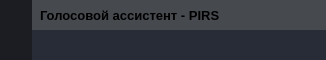
        <widget class="QFrame" name="frame_top">
         <property name="maximumSize">
          <size>
           <width>16777215</width>
           <height>60</height>
          </size>
         </property>
         <property name="styleSheet">
          <string notr="true">background-color: transparent;</string>
         </property>
         <property name="frameShape">
          <enum>QFrame::NoFrame</enum>
         </property>
         <property name="frameShadow">
          <enum>QFrame::Raised</enum>
         </property>
         <layout class="QHBoxLayout" name="horizontalLayout_3">
          <property name="spacing">
           <number>0</number>
          </property>
          <property name="leftMargin">
           <number>0</number>
          </property>
          <property name="topMargin">
           <number>0</number>
          </property>
          <property name="rightMargin">
           <number>0</number>
          </property>
          <property name="bottomMargin">
           <number>0</number>
          </property>
          <item>
           <widget class="QFrame" name="frame_toggle">
            <property name="maximumSize">
             <size>
              <width>70</width>
              <height>16777215</height>
             </size>
            </property>
            <property name="styleSheet">
             <string notr="true">background-color: rgb(27, 29, 35);</string>
            </property>
            <property name="frameShape">
             <enum>QFrame::NoFrame</enum>
            </property>
            <property name="frameShadow">
             <enum>QFrame::Raised</enum>
            </property>
            <layout class="QVBoxLayout" name="verticalLayout_3">
             <property name="spacing">
              <number>0</number>
             </property>
             <property name="leftMargin">
              <number>0</number>
             </property>
             <property name="topMargin">
              <number>0</number>
             </property>
             <property name="rightMargin">
              <number>0</number>
             </property>
             <property name="bottomMargin">
              <number>0</number>
             </property>
             <item>
              <widget class="QPushButton" name="btn_toggle_menu">
               <property name="sizePolicy">
                <sizepolicy hsizetype="Expanding" vsizetype="Expanding">
                 <horstretch>0</horstretch>
                 <verstretch>0</verstretch>
                </sizepolicy>
               </property>
               <property name="styleSheet">
                <string notr="true">QPushButton {
	background-image: url(:/24x24/icons/24x24/cil-menu.png);
	background-position: center;
	background-repeat: no-reperat;
	border: none;
	background-color: rgb(27, 29, 35);
}
QPushButton:hover {
	background-color: rgb(33, 37, 43);
}
QPushButton:pressed {	
	background-color: rgb(85, 170, 255);
}</string>
               </property>
               <property name="text">
                <string/>
               </property>
              </widget>
             </item>
            </layout>
           </widget>
          </item>
          <item>
           <widget class="QFrame" name="frame_top_right">
            <property name="styleSheet">
             <string notr="true">background: transparent;</string>
            </property>
            <property name="frameShape">
             <enum>QFrame::NoFrame</enum>
            </property>
            <property name="frameShadow">
             <enum>QFrame::Raised</enum>
            </property>
            <layout class="QVBoxLayout" name="verticalLayout_2">
             <property name="spacing">
              <number>0</number>
             </property>
             <property name="leftMargin">
              <number>0</number>
             </property>
             <property name="topMargin">
              <number>0</number>
             </property>
             <property name="rightMargin">
              <number>0</number>
             </property>
             <property name="bottomMargin">
              <number>0</number>
             </property>
             <item>
              <widget class="QFrame" name="frame_top_btns">
               <property name="maximumSize">
                <size>
                 <width>16777215</width>
                 <height>30</height>
                </size>
               </property>
               <property name="styleSheet">
                <string notr="true">background-color: rgba(33, 37, 43, 150);</string>
               </property>
               <property name="frameShape">
                <enum>QFrame::NoFrame</enum>
               </property>
               <property name="frameShadow">
                <enum>QFrame::Raised</enum>
               </property>
               <layout class="QHBoxLayout" name="horizontalLayout_4">
                <property name="spacing">
                 <number>0</number>
                </property>
                <property name="leftMargin">
                 <number>0</number>
                </property>
                <property name="topMargin">
                 <number>0</number>
                </property>
                <property name="rightMargin">
                 <number>0</number>
                </property>
                <property name="bottomMargin">
                 <number>0</number>
                </property>
                <item>
                 <widget class="QFrame" name="frame_label_top_btns">
                  <property name="frameShape">
                   <enum>QFrame::NoFrame</enum>
                  </property>
                  <property name="frameShadow">
                   <enum>QFrame::Raised</enum>
                  </property>
                  <layout class="QHBoxLayout" name="horizontalLayout_10">
                   <property name="spacing">
                    <number>0</number>
                   </property>
                   <property name="leftMargin">
                    <number>8</number>
                   </property>
                   <property name="topMargin">
                    <number>0</number>
                   </property>
                   <property name="rightMargin">
                    <number>10</number>
                   </property>
                   <property name="bottomMargin">
                    <number>0</number>
                   </property>
                   <item>
                    <widget class="QLabel" name="label_title_bar_top">
                     <property name="font">
                      <font>
                       <family>Segoe UI</family>
                       <pointsize>10</pointsize>
                       <weight>75</weight>
                       <bold>true</bold>
                      </font>
                     </property>
                     <property name="styleSheet">
                      <string notr="true">background: transparent;</string>
                     </property>
                     <property name="text">
                      <string>Голосовой ассистент - PIRS</string>
                     </property>
                    </widget>
                   </item>
                  </layout>
                 </widget>
                </item>
                <item>
                 <widget class="QFrame" name="frame_btns_right">
                  <property name="maximumSize">
                   <size>
                    <width>120</width>
                    <height>16777215</height>
                   </size>
                  </property>
                  <property name="frameShape">
                   <enum>QFrame::NoFrame</enum>
                  </property>
                  <property name="frameShadow">
                   <enum>QFrame::Raised</enum>
                  </property>
                  <layout class="QHBoxLayout" name="horizontalLayout_5">
                   <property name="spacing">
                    <number>0</number>
                   </property>
                   <property name="leftMargin">
                    <number>0</number>
                   </property>
                   <property name="topMargin">
                    <number>0</number>
                   </property>
                   <property name="rightMargin">
                    <number>0</number>
                   </property>
                   <property name="bottomMargin">
                    <number>0</number>
                   </property>
                   <item>
                    <widget class="QPushButton" name="btn_minimize">
                     <property name="sizePolicy">
                      <sizepolicy hsizetype="Minimum" vsizetype="Expanding">
                       <horstretch>0</horstretch>
                       <verstretch>0</verstretch>
                      </sizepolicy>
                     </property>
                     <property name="toolTip">
                      <string>Minimize</string>
                     </property>
                     <property name="styleSheet">
                      <string notr="true">QPushButton {	
	border: none;
	background-color: transparent;
}
QPushButton:hover {
	background-color: rgb(44, 49, 60)
}
QPushButton:pressed {	
	background-color: rgb(85, 170, 255);
}</string>
                     </property>
                     <property name="text">
                      <string/>
                     </property>
                     <property name="icon">
                      <iconset resource="files.qrc">
                       <normaloff>:/16x16/icons/16x16/cil-window-minimize.png</normaloff>:/16x16/icons/16x16/cil-window-minimize.png</iconset>
                     </property>
                    </widget>
                   </item>
                   <item>
                    <widget class="QPushButton" name="btn_maximize_restore">
                     <property name="sizePolicy">
                      <sizepolicy hsizetype="Minimum" vsizetype="Expanding">
                       <horstretch>0</horstretch>
                       <verstretch>0</verstretch>
                      </sizepolicy>
                     </property>
                     <property name="toolTip">
                      <string>Maximize</string>
                     </property>
                     <property name="styleSheet">
                      <string notr="true">QPushButton {	
	border: none;
	background-color: transparent;
}
QPushButton:hover {
	background-color: rgb(44, 49, 60)
}
QPushButton:pressed {	
	background-color: rgb(85, 170, 255);
}</string>
                     </property>
                     <property name="text">
                      <string/>
                     </property>
                     <property name="icon">
                      <iconset resource="files.qrc">
                       <normaloff>:/16x16/icons/16x16/cil-window-maximize.png</normaloff>:/16x16/icons/16x16/cil-window-maximize.png</iconset>
                     </property>
                    </widget>
                   </item>
                   <item>
                    <widget class="QPushButton" name="btn_close">
                     <property name="sizePolicy">
                      <sizepolicy hsizetype="Minimum" vsizetype="Expanding">
                       <horstretch>0</horstretch>
                       <verstretch>0</verstretch>
                      </sizepolicy>
                     </property>
                     <property name="toolTip">
                      <string>Close</string>
                     </property>
                     <property name="styleSheet">
                      <string notr="true">QPushButton {	
	border: none;
	background-color: transparent;
}
QPushButton:hover {
	background-color: rgb(44, 49, 60)
}
QPushButton:pressed {	
	background-color: rgb(85, 170, 255);
}</string>
                     </property>
                     <property name="text">
                      <string/>
                     </property>
                     <property name="icon">
                      <iconset resource="files.qrc">
                       <normaloff>:/16x16/icons/16x16/cil-x.png</normaloff>:/16x16/icons/16x16/cil-x.png</iconset>
                     </property>
                    </widget>
                   </item>
                  </layout>
                 </widget>
                </item>
               </layout>
              </widget>
             </item>
             <item>
              <widget class="QFrame" name="frame_top_info">
               <property name="styleSheet">
                <string notr="true">background-color: rgb(39, 44, 54);</string>
               </property>
               <property name="frameShape">
                <enum>QFrame::NoFrame</enum>
               </property>
               <property name="frameShadow">
                <enum>QFrame::Raised</enum>
               </property>
               <layout class="QHBoxLayout" name="horizontalLayout_8">
                <property name="spacing">
                 <number>0</number>
                </property>
                <property name="leftMargin">
                 <number>10</number>
                </property>
                <property name="topMargin">
                 <number>0</number>
                </property>
                <property name="rightMargin">
                 <number>10</number>
                </property>
                <property name="bottomMargin">
                 <number>0</number>
                </property>
                <item>
                 <widget class="QLabel" name="label_top_info_1">
                  <property name="font">
                   <font>
                    <family>Segoe UI</family>
                   </font>
                  </property>
                  <property name="styleSheet">
                   <string notr="true">color: rgb(98, 103, 111);</string>
                  </property>
                  <property name="text">
                   <string/>
                  </property>
                 </widget>
                </item>
                <item>
                 <widget class="QLabel" name="label_top_info_2">
                  <property name="minimumSize">
                   <size>
                    <width>0</width>
                    <height>0</height>
                   </size>
                  </property>
                  <property name="maximumSize">
                   <size>
                    <width>250</width>
                    <height>16777215</height>
                   </size>
                  </property>
                  <property name="font">
                   <font>
                    <family>Segoe UI</family>
                    <weight>75</weight>
                    <bold>true</bold>
                   </font>
                  </property>
                  <property name="styleSheet">
                   <string notr="true">color: rgb(98, 103, 111);</string>
                  </property>
                  <property name="text">
                   <string/>
                  </property>
                  <property name="alignment">
                   <set>Qt::AlignRight|Qt::AlignTrailing|Qt::AlignVCenter</set>
                  </property>
                 </widget>
                </item>
               </layout>
              </widget>
             </item>
            </layout>
           </widget>
          </item>
         </layout>
        </widget>
